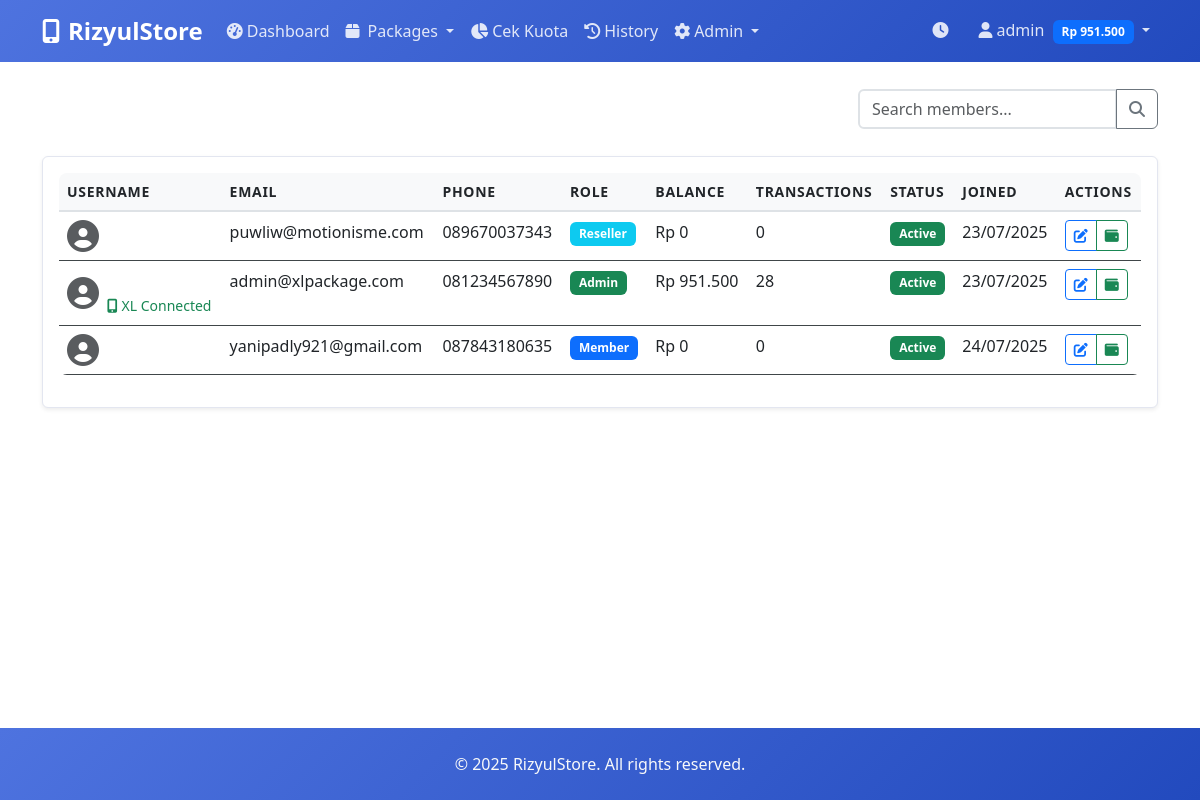
Screenshot of /admin/members (signed in) with the database file from the repository.
### models.py (models this page shows, shortened)
class WebsiteSettings(db.Model):
    id = db.Column(db.Integer, primary_key=True)
    site_title = db.Column(db.String(100), default='XL Package Manager')
    site_description = db.Column(db.Text, default='Manage your XL packages with ease. Purchase data packages, monitor usage, and track your transactions all in one place.')
    logo_url = db.Column(db.String(500), default='https://img.icons8.com/ios/100/ffffff/smartphone.png')
    favicon_url = db.Column(db.String(500))
    created_at = db.Column(db.DateTime, default=datetime.utcnow)
    updated_at = db.Column(db.DateTime, default=datetime.utcnow, onupdate=datetime.utcnow)
    @staticmethod
    def get_settings():
        settings = WebsiteSettings.query.first()
        if not settings:
            settings = WebsiteSettings()
            db.session.add(settings)
            db.session.commit()
        return settings

class User(UserMixin, db.Model):
    id = db.Column(db.Integer, primary_key=True)
    username = db.Column(db.String(64), unique=True, nullable=False)
    email = db.Column(db.String(120), unique=True, nullable=False)
    phone = db.Column(db.String(20), nullable=False)
    password_hash = db.Column(db.String(256), nullable=False)
    role = db.Column(db.Enum(UserRole), default=UserRole.MEMBER, nullable=False)
    balance = db.Column(db.Float, default=0.0, nullable=False)
    counted = db.Column(db.Integer, default=0, nullable=False)
    counted_dor = db.Column(db.Integer, default=0, nullable=False)
    created_at = db.Column(db.DateTime, default=datetime.utcnow)
    is_active = db.Column(db.Boolean, default=True, nullable=False)
    xl_phone = db.Column(db.String(20))
    xl_token = db.Column(db.Text)
    xl_verified = db.Column(db.Boolean, default=False)
    xl_token_time = db.Column(db.Float)
    xl_otp_verified = db.Column(db.Boolean, default=False)
    xl_last_otp_time = db.Column(db.DateTime)
    transactions = db.relationship('Transaction', backref='user', lazy=True)
    topups = db.relationship('TopUp', backref='user', lazy=True)
    def is_admin(self):
        return self.role == UserRole.ADMIN
    def get_display_role(self):
        return self.role.value.title()

### routes.py (the view)
@bp.route('/admin/members')
@login_required
def admin_members():
    if not current_user.is_admin():
        flash('Access denied. Admin only.', 'error')
        return redirect(url_for('main.dashboard'))
    page = request.args.get('page', 1, type=int)
    users = User.query.paginate(page=page, per_page=20, error_out=False)
    return render_template('admin/members.html', users=users)

### routes.py (called while the page is built)
@bp.app_template_filter('currency')
def currency_filter(value):
    return format_currency(value)

@bp.app_template_filter('phone')
def phone_filter(value):
    return format_phone(value)

### utils.py (called while the page is built)
def format_currency(amount):
    if amount is None:
        return "Rp 0"
    return f"Rp {amount:,.0f}".replace(',', '.')

def format_phone(phone):
    if not phone:
        return ""
    phone = str(phone)
    if phone.startswith('+62'):
        phone = '0' + phone[3:]
    elif phone.startswith('62'):
        phone = '0' + phone[2:]
    return phone

### templates/admin/members.html (shortened to what this page needs)
{% extends "base.html" %}
{% block content %}
<div class="container">
    <div class="d-flex justify-content-between align-items-center mb-4">
        <h2><i class="fas fa-users me-2"></i>Manage Members</h2>
        <div class="d-flex gap-2">
            <div class="input-group">
                <input type="text" class="form-control" placeholder="Search members..." id="searchInput">
                <button class="btn btn-outline-secondary" type="button">
                    <i class="fas fa-search"></i>
                </button>
            </div>
        </div>
    </div>
    <div class="card shadow-sm">
        <div class="card-body">
            {% if users.items %}
                <div class="table-responsive">
                    <table class="table table-hover">
                        <thead>
                            <tr>
                                <th>Username</th>
                                <th>Email</th>
                                <th>Phone</th>
                                <th>Role</th>
                                <th>Balance</th>
                                <th>Transactions</th>
                                <th>Status</th>
                                <th>Joined</th>
                                <th>Actions</th>
                            </tr>
                        </thead>
                        <tbody>
                            {% for user in users.items %}
                                <tr>
                                    <td>
                                        <div class="d-flex align-items-center">
                                            <i class="fas fa-user-circle fa-2x text-muted me-2"></i>
                                            <div>
                                                <div class="fw-bold">{{ user.username }}</div>
                                                {% if user.xl_verified %}
                                                    <small class="text-success">
                                                        <i class="fas fa-mobile-alt me-1"></i>XL Connected
                                                    </small>
                                                {% endif %}
                                            </div>
                                        </div>
                                    </td>
                                    <td>{{ user.email }}</td>
                                    <td>{{ user.phone|phone }}</td>
                                    <td>
                                        <span class="badge bg-{{ 'success' if user.role.value == 'admin' else ('info' if user.role.value == 'reseller' else 'primary') }}">
                                            {{ user.get_display_role() }}
                                        </span>
                                    </td>
                                    <td>{{ user.balance|currency }}</td>
                                    <td>{{ user.transactions|length }}</td>
                                    <td>
                                        <span class="badge bg-{{ 'success' if user.is_active else 'secondary' }}">
                                            {{ 'Active' if user.is_active else 'Inactive' }}
                                        </span>
                                    </td>
                                    <td>{{ user.created_at.strftime('%d/%m/%Y') }}</td>
                                    <td>
                                        <div class="btn-group btn-group-sm">
                                            <button class="btn btn-outline-primary"
                                                    onclick="editUser({{ user.id }}, '{{ user.username }}', '{{ user.email }}', '{{ user.phone }}', '{{ user.role.value }}', {{ user.balance }}, {{ user.is_active|lower }})">
                                                <i class="fas fa-edit"></i>
                                            </button>
                                            <button class="btn btn-outline-success"
                                                    onclick="adjustBalance({{ user.id }}, '{{ user.username }}')">
                                                <i class="fas fa-wallet"></i>
                                            </button>
                                        </div>
                                    </td>
                                </tr>
                            {% endfor %}
                        </tbody>
                    </table>
                </div>
            {% else %}
                <div class="text-center py-5">
                    <i class="fas fa-users fa-3x text-muted mb-3"></i>
                    <h5 class="text-muted">No members found</h5>
                </div>
            {% endif %}
        </div>
    </div>
</div>
{% endblock %}

### templates/base.html (shortened to what this page needs)
<!DOCTYPE html>
<html lang="en" data-bs-theme="dark">
<head>
    <link href="https://cdn.jsdelivr.net/npm/bootstrap@5.3.0/dist/css/bootstrap.min.css" rel="stylesheet">
    <link rel="stylesheet" href="https://cdnjs.cloudflare.com/ajax/libs/font-awesome/6.4.0/css/all.min.css">
    <link rel="stylesheet" href="{{ url_for('static', filename='css/custom.css') }}">
</head>
<body>
    <nav class="navbar navbar-expand-lg navbar-dark bg-dark">
        <div class="container">
            <a class="navbar-brand" href="{{ url_for('main.index') }}">
                <i class="fas fa-mobile-alt me-2"></i>{{ website_settings.site_title }}
            </a>
            <div class="collapse navbar-collapse" id="navbarNav">
                <ul class="navbar-nav me-auto">
                    {% if current_user.is_authenticated %}
                        <li class="nav-item">
                            <a class="nav-link" href="{{ url_for('main.dashboard') }}">
                                <i class="fas fa-tachometer-alt me-1"></i>Dashboard
                            </a>
                        </li>
                        <li class="nav-item dropdown">
                            <a class="nav-link dropdown-toggle" href="#" role="button" data-bs-toggle="dropdown">
                                <i class="fas fa-box me-2"></i>Packages
                            </a>
                        </li>
                        <li class="nav-item">
                            <a class="nav-link" href="{{ url_for('main.quota_check') }}">
                                <i class="fas fa-chart-pie me-1"></i>Cek Kuota
                            </a>
                        </li>
                        <li class="nav-item">
                            <a class="nav-link" href="{{ url_for('main.history') }}">
                                <i class="fas fa-history me-1"></i>History
                            </a>
                        </li>
                        {% if current_user.is_admin() %}
                            <li class="nav-item dropdown">
                                <a class="nav-link dropdown-toggle" href="#" role="button" data-bs-toggle="dropdown">
                                    <i class="fas fa-cog me-1"></i>Admin
                                </a>
                            </li>
                        {% endif %}
                    {% endif %}
                </ul>
                <ul class="navbar-nav">
                    <li class="nav-item">
                        <button class="btn btn-outline-secondary nav-link border-0" id="themeToggle" title="Toggle Theme">
                            <i class="fas fa-sun" id="themeIcon"></i>
                        </button>
                    </li>
                    {% if current_user.is_authenticated %}
                        <li class="nav-item dropdown">
                            <a class="nav-link dropdown-toggle" href="#" role="button" data-bs-toggle="dropdown">
                                <i class="fas fa-user me-1"></i>{{ current_user.username }}
                                <span class="badge bg-primary ms-1">{{ current_user.balance|currency }}</span>
                            </a>
                        </li>
                    {% endif %}
                </ul>
            </div>
        </div>
    </nav>
    <main class="py-4">
        {% block content %}{% endblock %}
    </main>
    <footer class="bg-dark text-light py-4 mt-auto">
        <div class="container text-center">
            <p class="mb-0">&copy; 2025 {{ website_settings.site_title }}. All rights reserved.</p>
        </div>
    </footer>
</body>
</html>

### static/css/custom.css (style rules this page uses)
:root { --primary-color: #0d6efd; --success-color: #198754; --warning-color: #ffc107; --danger-color: #dc3545; --info-color: #0dcaf0; --dark-color: #212529; --light-color: #f8f9fa; }
* { transition: background-color 0.3s ease, color 0.3s ease, border-color 0.3s ease !important; }
[data-bs-theme="light"] { --bs-body-bg: #ffffff; --bs-body-color: #212529; --bs-border-color: #dee2e6; }
[data-bs-theme="light"] .navbar-dark { --bs-navbar-color: rgba(255, 255, 255, 0.85); --bs-navbar-hover-color: rgba(255, 255, 255, 1); --bs-navbar-brand-color: rgba(255, 255, 255, 1); --bs-navbar-brand-hover-color: rgba(255, 255, 255, 1); background: linear-gradient(135deg, #4e73df 0%, #224abe 100%) !important; }
[data-bs-theme="light"] .bg-dark { background: linear-gradient(135deg, #4e73df 0%, #224abe 100%) !important; }
[data-bs-theme="light"] .card { background-color: #ffffff; border: 1px solid #e3e6f0; box-shadow: 0 0.15rem 1.75rem 0 rgba(58, 59, 69, 0.15); }
[data-bs-theme="light"] .table { --bs-table-bg: #ffffff; --bs-table-striped-bg: #f8f9fc; }
#themeToggle { border-radius: 50% !important; width: 40px; height: 40px; display: flex; align-items: center; justify-content: center; margin-right: 10px; transition: all 0.3s ease; }
body { min-height: 100vh; display: flex; flex-direction: column; }
main { flex: 1; }
.card { transition: all 0.3s ease; border: none; box-shadow: 0 0.125rem 0.25rem rgba(0, 0, 0, 0.075); }
.btn { transition: all 0.3s ease; font-weight: 500; }
.form-control, .form-select { transition: all 0.3s ease; border: 2px solid var(--bs-border-color); }
.table { border-radius: 0.5rem; overflow: hidden; }
.table thead th { background-color: var(--bs-light); border-bottom: 2px solid var(--bs-border-color); font-weight: 600; text-transform: uppercase; font-size: 0.875rem; letter-spacing: 0.05em; }
.table tbody tr { transition: all 0.3s ease; }
.badge { font-size: 0.75em; font-weight: 600; padding: 0.5em 0.75em; border-radius: 0.375rem; }
.navbar-brand { font-weight: 700; font-size: 1.5rem; }
.nav-link { font-weight: 500; transition: all 0.3s ease; }
.card-body { position: relative; overflow: hidden; }
.card-body::before { content: ''; position: absolute; top: 0; left: -100%; width: 100%; height: 100%; background: linear-gradient(90deg, transparent, rgba(255, 255, 255, 0.1), transparent); transition: left 0.8s ease; }
footer { background: linear-gradient(135deg, var(--bs-dark) 0%, #1a1d20 100%); margin-top: auto; }

### rows the page displays
WebsiteSettings: site_title "RizyulStore"
User: username "admin", balance "Rp 951.500", xl_verified True (drawn), email "admin@xlpackage.com", phone "081234567890", get_display_role "Admin", transactions|length "28", is_active "Active", created_at "23/07/2025"
User: email "puwliw@motionisme.com", phone "089670037343", get_display_role "Reseller", balance "Rp 0", transactions|length "0", is_active "Active", created_at "23/07/2025"
User: email "yanipadly921@gmail.com", phone "087843180635", get_display_role "Member", balance "Rp 0", transactions|length "0", is_active "Active", created_at "24/07/2025"
